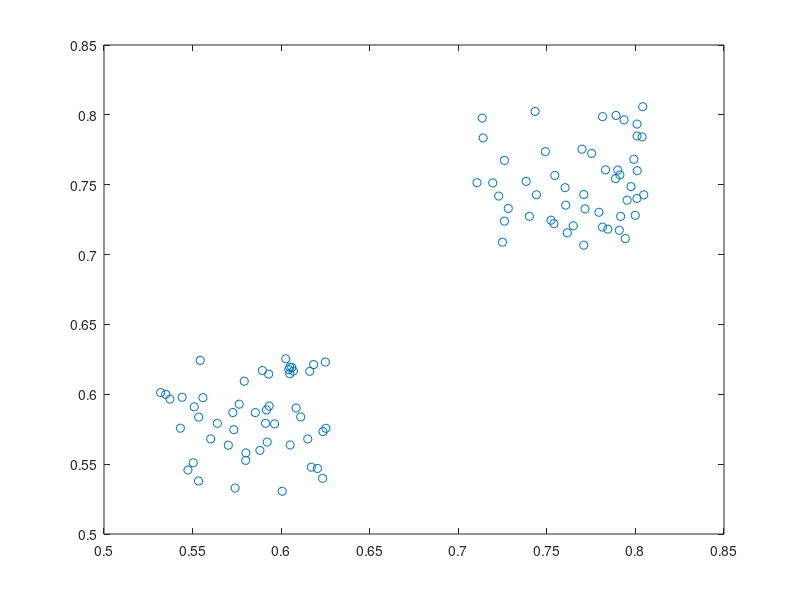

Recreate this plot in MATLAB. (Note: this script raises an error after producing the figure.)
slope=rand(2,1)*10;

slope =[0 0];
data=[];
   x=rand; 

   for i=1:50
     data(i,:)=[x+rand*0.1 x+rand*0.1];
  end;
   x=rand; 
  for i=51:100
     data(i,:)=[x+rand*0.1 x+rand*0.1];
  end;

plot(data(:, 1), data(:, 2), 'o');

[center, U, obj_fcn] = fcv1(data, 2);
plot(data(:, 1), data(:, 2), 'o');
maxU = max(U);
index1 = find(U(1, :) == maxU);
index2 = find(U(2, :) == maxU);
line(data(index1, 1), data(index1, 2), 'linestyle', '*', 'color', 'g');
line(data(index2, 1), data(index2, 2), 'linestyle', '*', 'color', 'r');
   
   